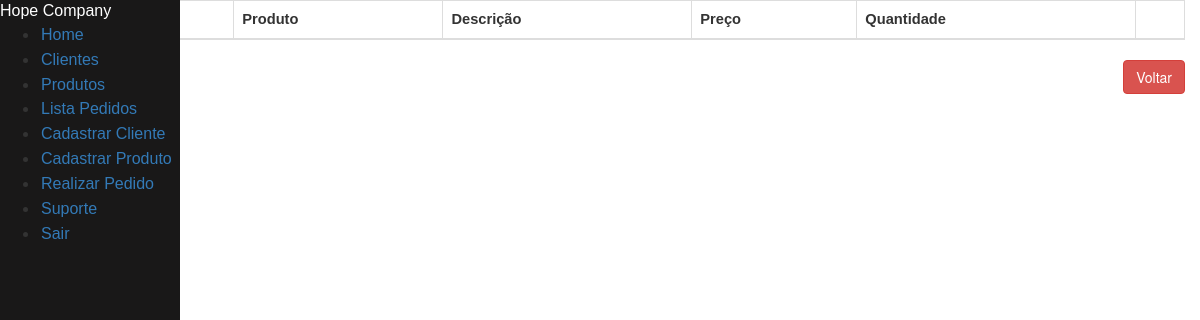
The app's page /visualiza_pedido/1, older data.
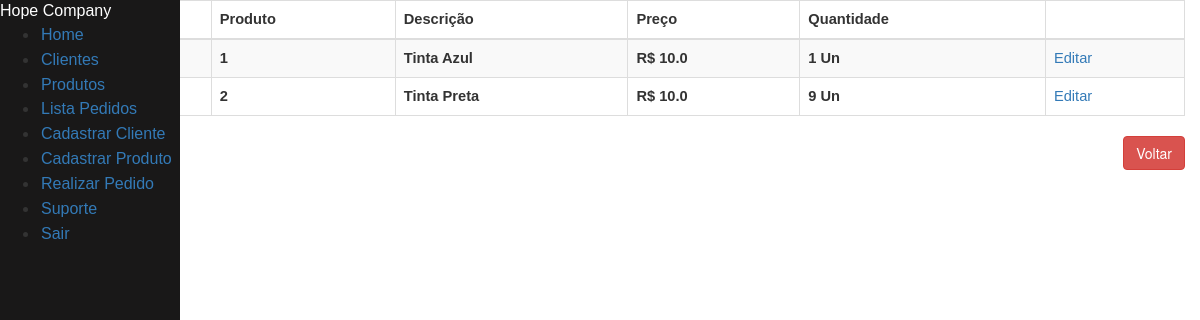
The same page, newer data.
### tables this page shows
CREATE TABLE itens_pedido (
    id_produto INTEGER NOT NULL,
    id_pedido INTEGER,
    preco_unitario REAL NOT NULL,
    quantidade INTEGER NOT NULL,
    FOREIGN KEY(id_produto) REFERENCES produto(id_produto),
    FOREIGN KEY(id_pedido) REFERENCES pedido(id_pedido)
);

CREATE TABLE produto (
    id_produto INTEGER PRIMARY KEY AUTOINCREMENT,
    descricao VARCHAR(50) NOT NULL,
    preco_unitario REAl NOT NULL
);

### clientes.py (the view)
@app.route("/visualiza_pedido/<int:id_pedido>", methods = ["GET", "POST"])
def form_visualiza_ped(id_pedido):
    prod_pedido = consultar_prod_pedido(id_pedido)
    if prod_pedido == None:
        return render_template("menu.html", mensagem = f"Esse pedido não existe.")
    return render_template("visualiza_pedido.html", id_pedido = id_pedido, pedidos = prod_pedido)

### clientes.py (called while the page is built)
def row_to_dict(description, row):
    if row == None:
        return None
    d = {}
    for i in range(0, len(row)):
        d[description[i][0]] = row[i]
    return d

def rows_to_dict(description, rows):
    result = []
    for row in rows:
        result.append(row_to_dict(description, row))
    return result

def conectar():
    return sqlite3.connect('clientes.db')

def consultar_prod_pedido(id_pedido):
    with closing(conectar()) as con, closing(con.cursor()) as cur:
        cur.execute("SELECT p.preco_unitario, p.quantidade, p.id_produto, pd.descricao FROM itens_pedido p INNER JOIN produto pd ON pd.id_produto = p.id_produto WHERE p.id_pedido = ?", (id_pedido, ))
        return rows_to_dict(cur.description, cur.fetchall())

### templates/visualiza_pedido.html (shortened to what this page needs)
{% extends "menu.html" %}
{% block content %}
<div class="container col-md-18">
        <div class="table-responsive" id="sailorTableArea">
        <table id="sailorTable" class="table table-striped table-bordered" width="100%">
            <thead>
                <tr>
                    <th>Pedido</th>
                    <th>Produto</th>
                    <th>Descrição</th>
                    <th>Preço</th>
                    <th>Quantidade</th>
                    <th></th>
                </tr>
            </thead>
            <tbody>
                {% for pedido in pedidos %}
                <tr>
                    <th>{{id_pedido}}</th>
                    <th><input type="hidden" value="{{pedido['id_produto']}}" name="id_produto" id="id_produto"/>{{pedido['id_produto']}}</th>
                    <th>{{pedido['descricao']}}</th>
                    <th>R$ {{pedido['preco_unitario']}}</th>
                    <th>{{pedido['quantidade']}} Un</th>
                    <td><a href="/edita-pedido/{{id_pedido}}/{{pedido['id_produto']}}" class="botao">Editar</a></td>
                </tr>
                {% endfor %}
            </tbody>
        </table>
        </div>
    </div>
    <div class="form-group">
        <label class="col-md-4 control-label" for="btnsalvar"></label>
        <div class="col-md-8 text-right">
            <a id="btncancelar" name="btncancelar" class="btn btn-danger" href="/pedido/">Voltar</a>
        </div>
    </div>
</body>
{% endblock %}

Row changes from the older to the newer data that the page shows:
added itens_pedido: id_produto "1", descricao "Tinta Azul", preco_unitario "10.0", quantidade "1"
added itens_pedido: id_produto "2", descricao "Tinta Preta", preco_unitario "10.0", quantidade "9"
